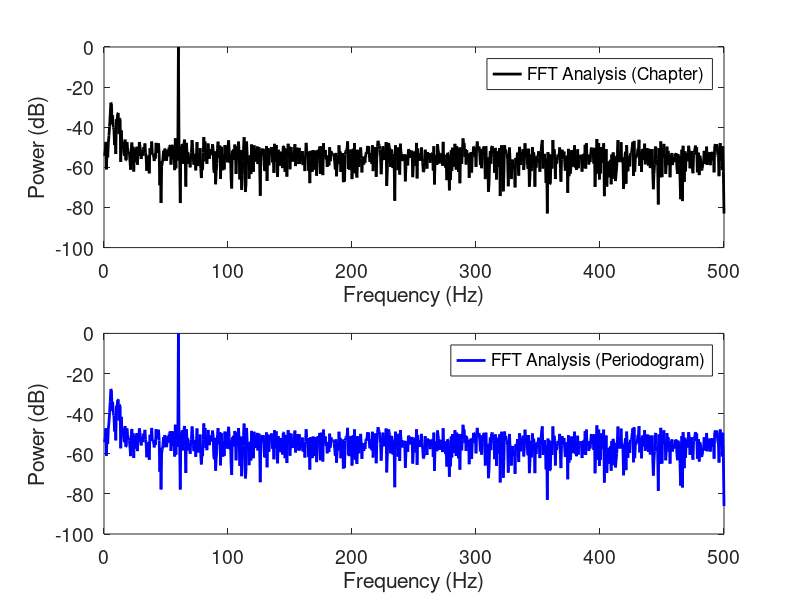

Write the MATLAB code that produced this figure.
function Chapter_3_Question_2()
    % Question 2 - Periodogram v. Spectrum
    
    %Set Up
    load('Ch3-EEG-1.mat')
    dt = t(2) - t(1); %sample interval
    Fs = 1/dt; %sample freq
    df = 1/max(t); %frequency resolution
    fNQ = Fs/2; %nyquist frequency
    N = length(EEG);
    T = max(t);
    data = EEG - mean(EEG);

    %FFT Itself (from the book chapter)
    xf = fft(data); %get fourier transform (complex double output)
    Sxx = 2*dt^2/T*(xf.*conj(xf)); %get spectrum
    Sxx = Sxx(1:N/2+1); %ignore negative freqs b/c they are redundant (so you don't add them)  
    faxis_Sxx = (0:df:fNQ); %create frequency axis
    
    %Periodogram Inputs (to prevent defaults within function)
    %   window: a vector of equal length to EEG; explored in Chapter 4
    %   nfft: the number of points you would like to include in the analysis; explored in Chapter 4
    %   Fs: the sampling frequency
    window = rectwin(N); %our above analysis used no window (or, essentially, a rectangular window)  
    nfft = N; %our above analysis used all data points
    [Pxx, faxis_Pxx] = periodogram(data, window, nfft, Fs);

    %Set 0 Term To Zero
    %   it should be zero, but rounding errors in MATLAB cause output of ~ 10^-33 
    Pxx(1) = 0;
    Sxx(1) = 0;
    
    %Plot Both to Show They Are The Same
    figure()
    subplot(2, 1, 1)
    plot(faxis_Sxx, 10*log10(Sxx/max(Sxx)), 'k', 'LineWidth', 2)
    xlabel('Frequency (Hz)')
    ylabel('Power (dB)')
    legend({'FFT Analysis (Chapter)'})
    set(gca, 'FontSize', 14)
    
    subplot(2, 1, 2)
    plot(faxis_Pxx, 10*log10(Pxx/max(Sxx)), 'b', 'LineWidth', 2)
    xlabel('Frequency (Hz)')
    ylabel('Power (dB)')
    legend({'FFT Analysis (Periodogram)'})
    set(gca, 'FontSize', 14)
    
end